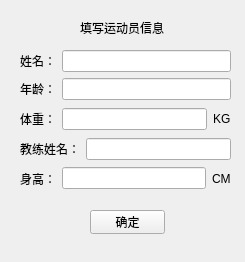
<?xml version="1.0" encoding="UTF-8"?>
<ui version="4.0">
 <class>Form</class>
 <widget class="QWidget" name="Form">
  <property name="geometry">
   <rect>
    <x>0</x>
    <y>0</y>
    <width>245</width>
    <height>262</height>
   </rect>
  </property>
  <property name="windowTitle">
   <string>Form</string>
  </property>
  <widget class="QLabel" name="label">
   <property name="geometry">
    <rect>
     <x>80</x>
     <y>20</y>
     <width>91</width>
     <height>16</height>
    </rect>
   </property>
   <property name="maximumSize">
    <size>
     <width>91</width>
     <height>16777215</height>
    </size>
   </property>
   <property name="text">
    <string>填写运动员信息</string>
   </property>
  </widget>
  <widget class="QPushButton" name="pushButton">
   <property name="geometry">
    <rect>
     <x>90</x>
     <y>210</y>
     <width>75</width>
     <height>24</height>
    </rect>
   </property>
   <property name="text">
    <string>确定</string>
   </property>
  </widget>
  <widget class="QWidget" name="">
   <property name="geometry">
    <rect>
     <x>20</x>
     <y>50</y>
     <width>211</width>
     <height>141</height>
    </rect>
   </property>
   <layout class="QVBoxLayout" name="verticalLayout">
    <item>
     <layout class="QHBoxLayout" name="horizontalLayout">
      <item>
       <widget class="QLabel" name="label_2">
        <property name="text">
         <string>姓名：</string>
        </property>
       </widget>
      </item>
      <item>
       <widget class="QLineEdit" name="i1"/>
      </item>
     </layout>
    </item>
    <item>
     <layout class="QHBoxLayout" name="horizontalLayout_2">
      <item>
       <widget class="QLabel" name="label_3">
        <property name="text">
         <string>年龄：</string>
        </property>
       </widget>
      </item>
      <item>
       <widget class="QLineEdit" name="i2"/>
      </item>
     </layout>
    </item>
    <item>
     <layout class="QHBoxLayout" name="horizontalLayout_4">
      <item>
       <layout class="QHBoxLayout" name="horizontalLayout_3">
        <item>
         <widget class="QLabel" name="label_4">
          <property name="text">
           <string>体重：</string>
          </property>
         </widget>
        </item>
        <item>
         <widget class="QLineEdit" name="i3"/>
        </item>
       </layout>
      </item>
      <item>
       <widget class="QLabel" name="label_5">
        <property name="text">
         <string>KG</string>
        </property>
       </widget>
      </item>
     </layout>
    </item>
    <item>
     <layout class="QHBoxLayout" name="horizontalLayout_5">
      <item>
       <widget class="QLabel" name="label_6">
        <property name="text">
         <string>教练姓名：</string>
        </property>
       </widget>
      </item>
      <item>
       <widget class="QLineEdit" name="i4"/>
      </item>
     </layout>
    </item>
    <item>
     <layout class="QHBoxLayout" name="horizontalLayout_6">
      <item>
       <layout class="QHBoxLayout" name="horizontalLayout_7">
        <item>
         <widget class="QLabel" name="label_7">
          <property name="text">
           <string>身高：</string>
          </property>
         </widget>
        </item>
        <item>
         <widget class="QLineEdit" name="i5"/>
        </item>
       </layout>
      </item>
      <item>
       <widget class="QLabel" name="label_8">
        <property name="text">
         <string>CM</string>
        </property>
       </widget>
      </item>
     </layout>
    </item>
   </layout>
  </widget>
 </widget>
 <resources/>
 <connections/>
</ui>
